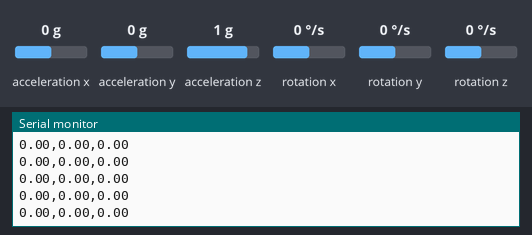
Bench run of a sketch on a simulated Arduino Uno, built with avr-gcc and run on an emulated ATmega328P. Shown: the last lines printed to the serial monitor. The test bench sets the inputs (shaded band); at power-on: acceleration x 0 g, acceleration y 0 g, acceleration z 1 g, rotation z 0 °/s, rotation x 0 °/s, rotation y 0 °/s.

Above: at 4.2 s.
4.3 s: acceleration x set to -1.4 g
At 4.34 s:
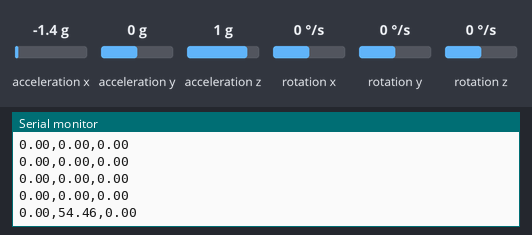
5.8 s: acceleration y set to -1.4 g
At 5.89 s:
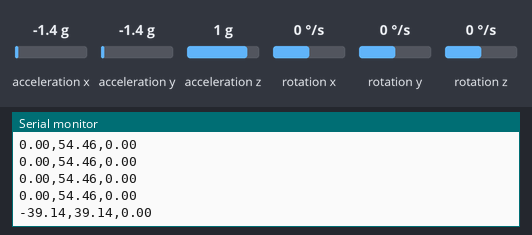
7.3 s: acceleration x set to 0 g
At 7.33 s:
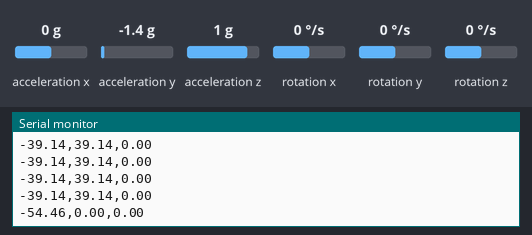
10.3 s: acceleration z set to -1.4 g
At 10.3 s:
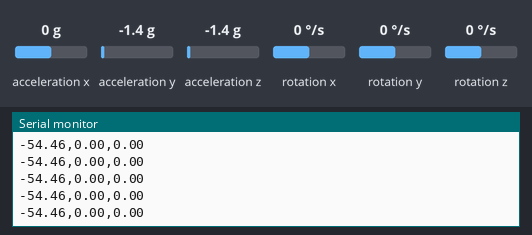
11.8 s: rotation z set to -192 °/s
At 11.85 s:
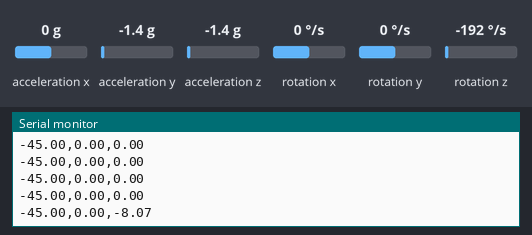
Timing chart, 0 to 14.3 s (numbered marks = the images above; inputs shaded):
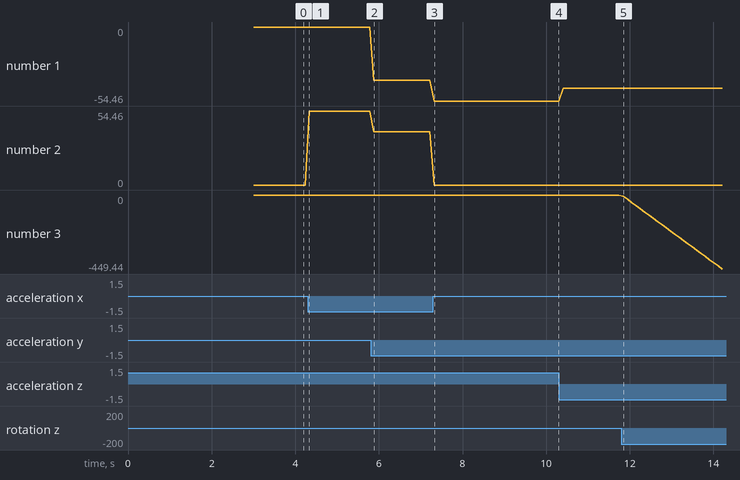

The sketch:

3dxyz.ino
```cpp
#include <MPU6050_tockn.h>
#include <Wire.h>

MPU6050 mpu6050(Wire);
long zaman1 = 0;

void setup() {
  Serial.begin(115200);  // Baud hızını artırdık
  Wire.begin();
  mpu6050.begin();
  mpu6050.calcGyroOffsets(true);
}

void loop() {
  mpu6050.update();

  if (millis() - zaman1 > 100) {  // Daha sık veri gönderelim
    Serial.print(mpu6050.getAngleX());
    Serial.print(",");
    Serial.print(mpu6050.getAngleY());
    Serial.print(",");
    Serial.println(mpu6050.getAngleZ());

    zaman1 = millis();
  }
}
```

Measured:
- after the input at 4.3 s, the serial monitor: prints a new line at once (image 1)
- after the input at 5.8 s, the serial monitor: prints a new line after 0.08 s (image 2)
- after the input at 7.3 s, the serial monitor: prints a new line at once (image 3)
- after the input at 11.8 s, the serial monitor: prints a new line at once (image 5)
- plotted number 1: 0 → -39.14 after the input at 5.8 s, -39.14 → -54.46 after the input at 7.3 s, -54.46 → -45 after the input at 10.3 s
- plotted number 2: 0 → 54.46 after the input at 4.3 s, 54.46 → 39.14 after the input at 5.8 s
- plotted number 3: 0 → -449.44 after the input at 11.8 s
